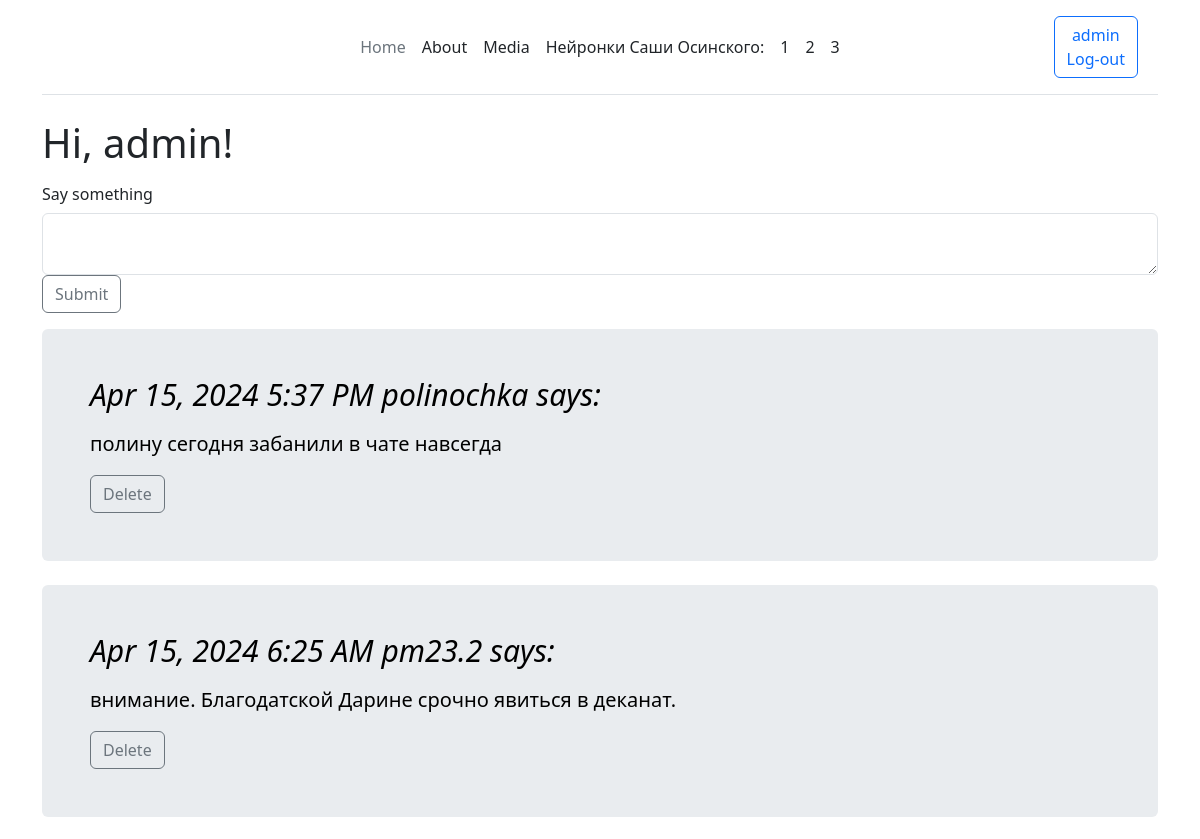
Page /index (signed in, upper part) on the earlier database version.
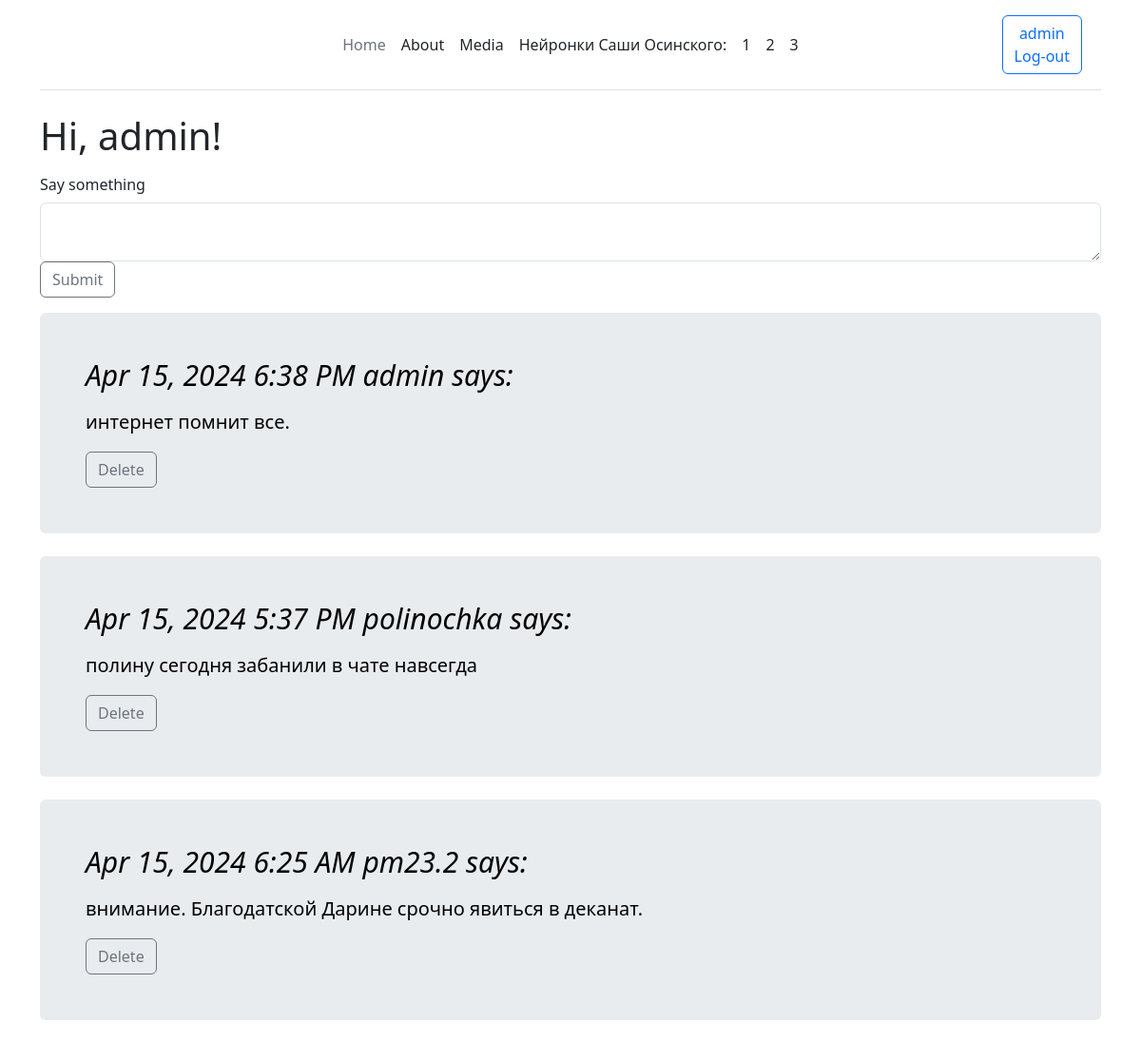
Same page on the later database version.
### app/models.py (models this page shows, shortened)
class User(UserMixin, db.Model):
    id: so.Mapped[int] = so.mapped_column(primary_key=True)
    username: so.Mapped[str] = so.mapped_column(sa.String(64), index=True, unique=True)
    email: so.Mapped[str] = so.mapped_column(sa.String(120), index=True, unique=True)
    password_hash: so.Mapped[Optional[str]] = so.mapped_column(sa.String(256))
    posts: so.WriteOnlyMapped['Post'] = so.relationship(back_populates='author')

class Post(db.Model):
    id: so.Mapped[int] = so.mapped_column(primary_key=True)
    body: so.Mapped[str] = so.mapped_column(sa.String(140))
    timestamp: so.Mapped[datetime] = so.mapped_column(index=True, default=lambda: datetime.now(timezone.utc))
    user_id: so.Mapped[int] = so.mapped_column(sa.ForeignKey(User.id),index=True)
    author: so.Mapped[User] = so.relationship(back_populates='posts')

### app/routes.py (the view)
@app.route('/', methods=["POST", "GET"])
@app.route('/index', methods=["POST", "GET"])
@login_required
def index():
    form = PostForm()
    if form.validate_on_submit():
        post = Post(body=form.post.data, author=current_user)
        db.session.add(post)
        db.session.commit()
        flash('Your post is now live!')
        return redirect(url_for('index'))
    posts = Post.query.order_by(Post.timestamp).all()[::-1]
    return render_template("index.html", title='Home Page', form=form, posts=posts)

### app/forms.py
class PostForm(FlaskForm):
    post = TextAreaField('Say something', validators=[DataRequired(), Length(min=1, max=140)])
    submit = SubmitField('Submit')

### app/models.py (called while the page is built)
@login.user_loader
def load_user(id):
    return db.session.get(User, int(id))

### app/templates/index.html (shortened to what this page needs)
{% extends "base.html" %}
{% block content %}
<main class="container">
    <h1>Hi, {{ current_user.username }}!</h1>
    <form action="" method="post">
        {{ form.post.label(class_="col-sm-2 col-form-label") }}<br>
        {{ form.post(class_="form-control") }}
        <p>{{ form.submit(class_="btn btn-outline-secondary") }}</p>
    </form>
    {% for post in posts %}
    <div class="p-4 p-md-5 mb-4 rounded text-body-emphasis bg-body-secondary">
            <h1 class="display-4 fst-italic" style="font-size: 30px;">{{ moment(post.timestamp).format('lll')}} {{
                post.author.username }} says: </h1>
            <p class="lead my-3" style="font-size: 20px;">{{ post.body }}</p>
            {% if current_user.id == post.author.id or current_user.username == 'admin'%}
            <a href="/delete/{{post.id}}" class="btn btn-outline-secondary">Delete</a>
            {% endif %}
    </div>
    {% endfor %}
</main>
{% endblock %}

### app/templates/base.html (shortened to what this page needs)
<html>
<head>
    {% block styles %}
    {{ bootstrap.load_css() }}
    {% endblock %}
</head>
<div class="container">
    <header class="d-flex flex-wrap align-items-center justify-content-center justify-content-md-between py-3 mb-4 border-bottom"
            style="padding-left: calc(var(--bs-gutter-x)* .5); padding-right: calc(var(--bs-gutter-x)* .5)">
        <div class="col-md-3 mb-2 mb-md-0">
            <a href="/" class="d-inline-flex link-body-emphasis text-decoration-none">
                <svg class="bi" width="40" height="32" role="img" aria-label="Bootstrap">
                    <use xlink:href="#bootstrap"></use>
                </svg>
            </a>
        </div>
        <ul class="nav col-12 col-md-auto mb-2 justify-content-center mb-md-0">
            <li><a href="/index" class="nav-link px-2 link-secondary">Home</a></li>
            <li><a href="/info" class="nav-link px-2 link-dark">About</a></li>
            <li><a href="#" class="nav-link px-2 link-dark">Media</a></li>
            <li><a class="nav-link px-2 link-dark">Нейронки Саши Осинского:</a></li>
            <li><a href="#" class="nav-link px-2 link-dark">1</a></li>
            <li><a href="#" class="nav-link px-2 link-dark">2</a></li>
            <li><a href="#" class="nav-link px-2 link-dark">3</a></li>
        </ul>
        <div class="col-md-3 text-end">
            {% if current_user.is_anonymous %}
            <a class="btn btn-outline-primary me-2" href="{{ url_for('login') }}">Login</a>
            {% else %}
            <a class="btn btn-outline-primary me-2" href="{{ url_for('logout') }}"> {{current_user.username}} <br>
                Log-out</a>
            {% endif %}
        </div>
    </header>
</div>
<body class="d-flex flex-column h-100">
{% block content %}{% endblock %}
</body>
</html>

Differences in the rows shown:
added Post: timestamp "Apr 15, 2024 6:38 PM", author.username "admin", body "интернет помнит все."
